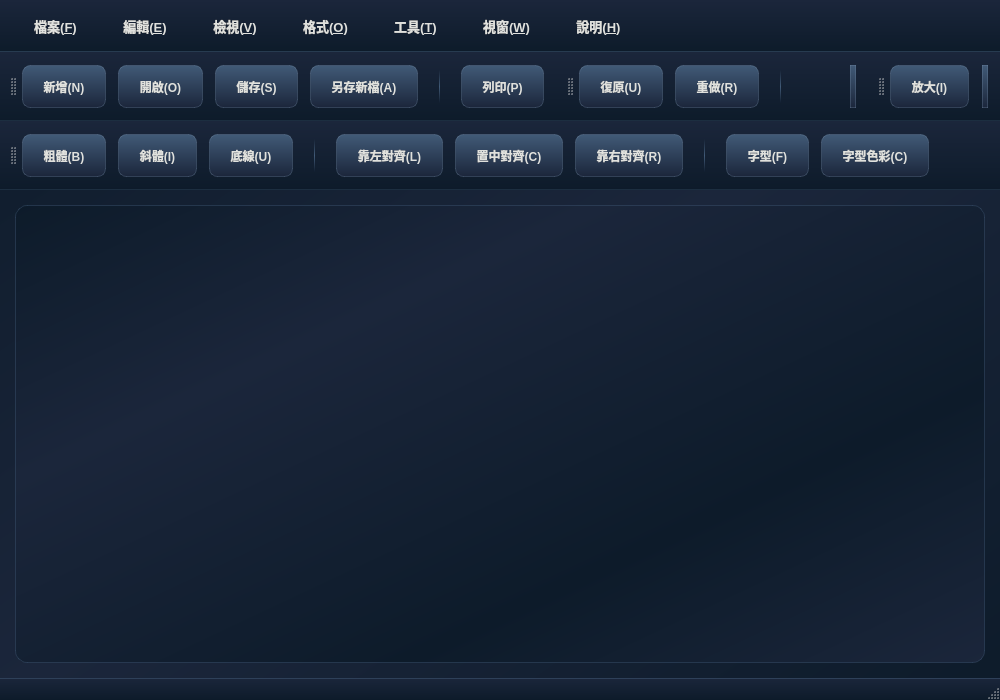
<?xml version="1.0" encoding="UTF-8"?>
<ui version="4.0">
 <class>MainWindow</class>
 <widget class="QMainWindow" name="MainWindow">
  <property name="geometry">
   <rect>
    <x>0</x>
    <y>0</y>
    <width>1000</width>
    <height>700</height>
   </rect>
  </property>
  <property name="windowTitle">
   <string>設計視窗 - Design Window</string>
  </property>
  <property name="styleSheet">
   <string notr="true">QMainWindow {
    background: qlineargradient(x1:0, y1:0, x2:1, y2:1, stop:0 #0d1b2a, stop:0.5 #1b263b, stop:1 #0d1b2a);
}

QMenuBar {
    background: qlineargradient(x1:0, y1:0, x2:0, y2:1, stop:0 #1b263b, stop:1 #0d1b2a);
    color: #e0e1dd;
    padding: 6px 8px;
    font-size: 13px;
    font-weight: 500;
    border-bottom: 1px solid rgba(65, 90, 119, 0.5);
}

QMenuBar::item {
    background-color: transparent;
    padding: 8px 16px;
    border-radius: 6px;
    margin: 2px 4px;
}

QMenuBar::item:selected {
    background: qlineargradient(x1:0, y1:0, x2:0, y2:1, stop:0 #415a77, stop:1 #1b263b);
    color: #ffffff;
}

QMenuBar::item:pressed {
    background: qlineargradient(x1:0, y1:0, x2:0, y2:1, stop:0 #778da9, stop:1 #415a77);
}

QMenu {
    background-color: #1b263b;
    color: #e0e1dd;
    border: 1px solid #415a77;
    border-radius: 8px;
    padding: 8px 4px;
}

QMenu::item {
    padding: 10px 35px 10px 25px;
    border-radius: 6px;
    margin: 2px 6px;
}

QMenu::item:selected {
    background: qlineargradient(x1:0, y1:0, x2:1, y2:0, stop:0 #415a77, stop:1 #778da9);
    color: #ffffff;
}

QMenu::separator {
    height: 1px;
    background: qlineargradient(x1:0, y1:0, x2:1, y2:0, stop:0 transparent, stop:0.5 #415a77, stop:1 transparent);
    margin: 8px 15px;
}

QMenu::indicator {
    width: 18px;
    height: 18px;
    margin-left: 6px;
}

QToolBar {
    background: qlineargradient(x1:0, y1:0, x2:0, y2:1, stop:0 #1b263b, stop:1 #0d1b2a);
    border: none;
    border-bottom: 1px solid rgba(65, 90, 119, 0.3);
    padding: 8px 10px;
    spacing: 6px;
}

QToolBar::separator {
    width: 1px;
    background: qlineargradient(x1:0, y1:0, x2:0, y2:1, stop:0 transparent, stop:0.5 #415a77, stop:1 transparent);
    margin: 8px 12px;
}

QToolButton {
    background: qlineargradient(x1:0, y1:0, x2:0, y2:1, stop:0 #415a77, stop:1 #1b263b);
    color: #e0e1dd;
    border: 1px solid rgba(119, 141, 169, 0.3);
    border-radius: 8px;
    padding: 10px 16px;
    margin: 3px;
    font-size: 12px;
    font-weight: 500;
}

QToolButton:hover {
    background: qlineargradient(x1:0, y1:0, x2:0, y2:1, stop:0 #778da9, stop:1 #415a77);
    border: 1px solid #778da9;
    color: #ffffff;
}

QToolButton:pressed {
    background: qlineargradient(x1:0, y1:0, x2:0, y2:1, stop:0 #e63946, stop:1 #9d0208);
    border: 1px solid #e63946;
}

QToolButton:checked {
    background: qlineargradient(x1:0, y1:0, x2:0, y2:1, stop:0 #2a9d8f, stop:1 #264653);
    border: 1px solid #2a9d8f;
    color: #ffffff;
}

QStatusBar {
    background: qlineargradient(x1:0, y1:0, x2:0, y2:1, stop:0 #1b263b, stop:1 #0d1b2a);
    color: #778da9;
    padding: 8px 12px;
    font-size: 12px;
    border-top: 1px solid rgba(65, 90, 119, 0.5);
}

QStatusBar::item {
    border: none;
}

QScrollBar:vertical {
    background: #0d1b2a;
    width: 12px;
    border-radius: 6px;
    margin: 0;
}

QScrollBar::handle:vertical {
    background: qlineargradient(x1:0, y1:0, x2:1, y2:0, stop:0 #415a77, stop:1 #778da9);
    border-radius: 6px;
    min-height: 30px;
}

QScrollBar::handle:vertical:hover {
    background: qlineargradient(x1:0, y1:0, x2:1, y2:0, stop:0 #778da9, stop:1 #e0e1dd);
}

QScrollBar::add-line:vertical, QScrollBar::sub-line:vertical {
    height: 0;
}

QScrollBar:horizontal {
    background: #0d1b2a;
    height: 12px;
    border-radius: 6px;
    margin: 0;
}

QScrollBar::handle:horizontal {
    background: qlineargradient(x1:0, y1:0, x2:0, y2:1, stop:0 #415a77, stop:1 #778da9);
    border-radius: 6px;
    min-width: 30px;
}

QScrollBar::handle:horizontal:hover {
    background: qlineargradient(x1:0, y1:0, x2:0, y2:1, stop:0 #778da9, stop:1 #e0e1dd);
}

QScrollBar::add-line:horizontal, QScrollBar::sub-line:horizontal {
    width: 0;
}

QToolTip {
    background-color: #1b263b;
    color: #e0e1dd;
    border: 1px solid #415a77;
    border-radius: 6px;
    padding: 8px 12px;
    font-size: 12px;
}</string>
  </property>
  <widget class="QWidget" name="centralwidget">
   <layout class="QVBoxLayout" name="verticalLayout">
    <property name="leftMargin">
     <number>15</number>
    </property>
    <property name="topMargin">
     <number>15</number>
    </property>
    <property name="rightMargin">
     <number>15</number>
    </property>
    <property name="bottomMargin">
     <number>15</number>
    </property>
    <item>
     <widget class="QFrame" name="contentFrame">
      <property name="styleSheet">
       <string notr="true">QFrame#contentFrame {
    background: qlineargradient(x1:0, y1:0, x2:1, y2:1, stop:0 #0d1b2a, stop:0.3 #1b263b, stop:0.7 #0d1b2a, stop:1 #1b263b);
    border: 1px solid rgba(65, 90, 119, 0.4);
    border-radius: 12px;
}</string>
      </property>
      <property name="frameShape">
       <enum>QFrame::StyledPanel</enum>
      </property>
      <property name="frameShadow">
       <enum>QFrame::Raised</enum>
      </property>
     </widget>
    </item>
   </layout>
  </widget>
  <widget class="QMenuBar" name="menubar">
   <property name="geometry">
    <rect>
     <x>0</x>
     <y>0</y>
     <width>1000</width>
     <height>28</height>
    </rect>
   </property>
   <widget class="QMenu" name="menu_F">
    <property name="title">
     <string>檔案(&amp;F)</string>
    </property>
    <addaction name="actionNew"/>
    <addaction name="actionOpen"/>
    <addaction name="actionClose"/>
    <addaction name="separator"/>
    <addaction name="actionSave"/>
    <addaction name="actionASave"/>
    <addaction name="separator"/>
    <addaction name="actionPrint"/>
    <addaction name="actionPrintPreview"/>
    <addaction name="separator"/>
    <addaction name="actionQuit"/>
   </widget>
   <widget class="QMenu" name="menu_E">
    <property name="title">
     <string>編輯(&amp;E)</string>
    </property>
    <addaction name="actionUndo"/>
    <addaction name="actionRedo"/>
    <addaction name="separator"/>
    <addaction name="actionCuT"/>
    <addaction name="actionCopy"/>
    <addaction name="actionPaste"/>
    <addaction name="actionDelete"/>
    <addaction name="separator"/>
    <addaction name="actionAll"/>
    <addaction name="actionFind"/>
    <addaction name="actionReplace"/>
   </widget>
   <widget class="QMenu" name="menu_V">
    <property name="title">
     <string>檢視(&amp;V)</string>
    </property>
    <addaction name="actionZoomIn"/>
    <addaction name="actionZoomOut"/>
    <addaction name="actionZoomReset"/>
    <addaction name="separator"/>
    <addaction name="actionFullScreen"/>
    <addaction name="separator"/>
    <addaction name="actionShowToolbar"/>
    <addaction name="actionShowStatusbar"/>
   </widget>
   <widget class="QMenu" name="menu_O">
    <property name="title">
     <string>格式(&amp;O)</string>
    </property>
    <addaction name="actionFont"/>
    <addaction name="actionFontColor"/>
    <addaction name="separator"/>
    <addaction name="actionAlignLeft"/>
    <addaction name="actionAlignCenter"/>
    <addaction name="actionAlignRight"/>
    <addaction name="separator"/>
    <addaction name="actionBold"/>
    <addaction name="actionItalic"/>
    <addaction name="actionUnderline"/>
   </widget>
   <widget class="QMenu" name="menu_T">
    <property name="title">
     <string>工具(&amp;T)</string>
    </property>
    <addaction name="actionSettings"/>
    <addaction name="actionPlugins"/>
    <addaction name="separator"/>
    <addaction name="actionLanguage"/>
    <addaction name="actionTheme"/>
   </widget>
   <widget class="QMenu" name="menu_W">
    <property name="title">
     <string>視窗(&amp;W)</string>
    </property>
    <addaction name="actionNewWindow"/>
    <addaction name="actionCloseWindow"/>
    <addaction name="separator"/>
    <addaction name="actionNextWindow"/>
    <addaction name="actionPrevWindow"/>
   </widget>
   <widget class="QMenu" name="menu_H">
    <property name="title">
     <string>說明(&amp;H)</string>
    </property>
    <addaction name="actionHelp"/>
    <addaction name="actionOnlineHelp"/>
    <addaction name="separator"/>
    <addaction name="actionCheckUpdate"/>
    <addaction name="separator"/>
    <addaction name="actionAbout"/>
    <addaction name="actionAboutQt"/>
   </widget>
   <addaction name="menu_F"/>
   <addaction name="menu_E"/>
   <addaction name="menu_V"/>
   <addaction name="menu_O"/>
   <addaction name="menu_T"/>
   <addaction name="menu_W"/>
   <addaction name="menu_H"/>
  </widget>
  <widget class="QStatusBar" name="statusbar"/>
  <widget class="QToolBar" name="toolBarFile">
   <property name="windowTitle">
    <string>檔案工具列</string>
   </property>
   <attribute name="toolBarArea">
    <enum>TopToolBarArea</enum>
   </attribute>
   <attribute name="toolBarBreak">
    <bool>false</bool>
   </attribute>
   <addaction name="actionNew"/>
   <addaction name="actionOpen"/>
   <addaction name="actionSave"/>
   <addaction name="actionASave"/>
   <addaction name="separator"/>
   <addaction name="actionPrint"/>
  </widget>
  <widget class="QToolBar" name="toolBarEdit">
   <property name="windowTitle">
    <string>編輯工具列</string>
   </property>
   <attribute name="toolBarArea">
    <enum>TopToolBarArea</enum>
   </attribute>
   <attribute name="toolBarBreak">
    <bool>false</bool>
   </attribute>
   <addaction name="actionUndo"/>
   <addaction name="actionRedo"/>
   <addaction name="separator"/>
   <addaction name="actionCuT"/>
   <addaction name="actionCopy"/>
   <addaction name="actionPaste"/>
  </widget>
  <widget class="QToolBar" name="toolBarView">
   <property name="windowTitle">
    <string>檢視工具列</string>
   </property>
   <attribute name="toolBarArea">
    <enum>TopToolBarArea</enum>
   </attribute>
   <attribute name="toolBarBreak">
    <bool>false</bool>
   </attribute>
   <addaction name="actionZoomIn"/>
   <addaction name="actionZoomOut"/>
   <addaction name="actionZoomReset"/>
   <addaction name="separator"/>
   <addaction name="actionFullScreen"/>
  </widget>
  <widget class="QToolBar" name="toolBarFormat">
   <property name="windowTitle">
    <string>格式工具列</string>
   </property>
   <attribute name="toolBarArea">
    <enum>TopToolBarArea</enum>
   </attribute>
   <attribute name="toolBarBreak">
    <bool>true</bool>
   </attribute>
   <addaction name="actionBold"/>
   <addaction name="actionItalic"/>
   <addaction name="actionUnderline"/>
   <addaction name="separator"/>
   <addaction name="actionAlignLeft"/>
   <addaction name="actionAlignCenter"/>
   <addaction name="actionAlignRight"/>
   <addaction name="separator"/>
   <addaction name="actionFont"/>
   <addaction name="actionFontColor"/>
  </widget>
  <action name="actionNew">
   <property name="text">
    <string>新增(&amp;N)</string>
   </property>
   <property name="toolTip">
    <string>新增檔案</string>
   </property>
   <property name="shortcut">
    <string>Ctrl+N</string>
   </property>
  </action>
  <action name="actionOpen">
   <property name="text">
    <string>開啟(&amp;O)</string>
   </property>
   <property name="toolTip">
    <string>開啟檔案</string>
   </property>
   <property name="shortcut">
    <string>Ctrl+O</string>
   </property>
  </action>
  <action name="actionClose">
   <property name="text">
    <string>關閉(&amp;C)</string>
   </property>
   <property name="toolTip">
    <string>關閉檔案</string>
   </property>
   <property name="shortcut">
    <string>Ctrl+W</string>
   </property>
  </action>
  <action name="actionSave">
   <property name="text">
    <string>儲存(&amp;S)</string>
   </property>
   <property name="toolTip">
    <string>儲存檔案</string>
   </property>
   <property name="shortcut">
    <string>Ctrl+S</string>
   </property>
  </action>
  <action name="actionASave">
   <property name="text">
    <string>另存新檔(&amp;A)</string>
   </property>
   <property name="toolTip">
    <string>另存新檔</string>
   </property>
   <property name="shortcut">
    <string>Ctrl+Shift+S</string>
   </property>
  </action>
  <action name="actionQuit">
   <property name="text">
    <string>結束(&amp;X)</string>
   </property>
   <property name="toolTip">
    <string>結束程式</string>
   </property>
   <property name="shortcut">
    <string>Ctrl+Q</string>
   </property>
  </action>
  <action name="actionUndo">
   <property name="text">
    <string>復原(&amp;U)</string>
   </property>
   <property name="toolTip">
    <string>復原操作</string>
   </property>
   <property name="shortcut">
    <string>Ctrl+Z</string>
   </property>
  </action>
  <action name="actionRedo">
   <property name="text">
    <string>重做(&amp;R)</string>
   </property>
   <property name="toolTip">
    <string>重做操作</string>
   </property>
   <property name="shortcut">
    <string>Ctrl+Y</string>
   </property>
  </action>
  <action name="actionCuT">
   <property name="text">
    <string>剪下(&amp;T)</string>
   </property>
   <property name="toolTip">
    <string>剪下選取內容</string>
   </property>
   <property name="shortcut">
    <string>Ctrl+X</string>
   </property>
  </action>
  <action name="actionCopy">
   <property name="text">
    <string>複製(&amp;C)</string>
   </property>
   <property name="toolTip">
    <string>複製選取內容</string>
   </property>
   <property name="shortcut">
    <string>Ctrl+C</string>
   </property>
  </action>
  <action name="actionAll">
   <property name="text">
    <string>全選(&amp;A)</string>
   </property>
   <property name="toolTip">
    <string>選取全部</string>
   </property>
   <property name="shortcut">
    <string>Ctrl+A</string>
   </property>
  </action>
  <action name="actionPaste">
   <property name="text">
    <string>貼上(&amp;P)</string>
   </property>
   <property name="toolTip">
    <string>貼上內容</string>
   </property>
   <property name="shortcut">
    <string>Ctrl+V</string>
   </property>
  </action>
  <action name="actionDelete">
   <property name="text">
    <string>刪除(&amp;D)</string>
   </property>
   <property name="toolTip">
    <string>刪除選取內容</string>
   </property>
   <property name="shortcut">
    <string>Del</string>
   </property>
  </action>
  <action name="actionFind">
   <property name="text">
    <string>尋找(&amp;F)</string>
   </property>
   <property name="toolTip">
    <string>尋找文字</string>
   </property>
   <property name="shortcut">
    <string>Ctrl+F</string>
   </property>
  </action>
  <action name="actionReplace">
   <property name="text">
    <string>取代(&amp;H)</string>
   </property>
   <property name="toolTip">
    <string>取代文字</string>
   </property>
   <property name="shortcut">
    <string>Ctrl+H</string>
   </property>
  </action>
  <action name="actionZoomIn">
   <property name="text">
    <string>放大(&amp;I)</string>
   </property>
   <property name="toolTip">
    <string>放大檢視</string>
   </property>
   <property name="shortcut">
    <string>Ctrl+=</string>
   </property>
  </action>
  <action name="actionZoomOut">
   <property name="text">
    <string>縮小(&amp;O)</string>
   </property>
   <property name="toolTip">
    <string>縮小檢視</string>
   </property>
   <property name="shortcut">
    <string>Ctrl+-</string>
   </property>
  </action>
  <action name="actionZoomReset">
   <property name="text">
    <string>重設縮放(&amp;R)</string>
   </property>
   <property name="toolTip">
    <string>重設縮放比例</string>
   </property>
   <property name="shortcut">
    <string>Ctrl+0</string>
   </property>
  </action>
  <action name="actionFullScreen">
   <property name="text">
    <string>全螢幕(&amp;F)</string>
   </property>
   <property name="toolTip">
    <string>切換全螢幕模式</string>
   </property>
   <property name="shortcut">
    <string>F11</string>
   </property>
  </action>
  <action name="actionShowToolbar">
   <property name="checkable">
    <bool>true</bool>
   </property>
   <property name="checked">
    <bool>true</bool>
   </property>
   <property name="text">
    <string>顯示工具列(&amp;T)</string>
   </property>
   <property name="toolTip">
    <string>顯示/隱藏工具列</string>
   </property>
  </action>
  <action name="actionShowStatusbar">
   <property name="checkable">
    <bool>true</bool>
   </property>
   <property name="checked">
    <bool>true</bool>
   </property>
   <property name="text">
    <string>顯示狀態列(&amp;S)</string>
   </property>
   <property name="toolTip">
    <string>顯示/隱藏狀態列</string>
   </property>
  </action>
  <action name="actionFont">
   <property name="text">
    <string>字型(&amp;F)</string>
   </property>
   <property name="toolTip">
    <string>選擇字型</string>
   </property>
  </action>
  <action name="actionFontColor">
   <property name="text">
    <string>字型色彩(&amp;C)</string>
   </property>
   <property name="toolTip">
    <string>選擇字型色彩</string>
   </property>
  </action>
  <action name="actionAlignLeft">
   <property name="text">
    <string>靠左對齊(&amp;L)</string>
   </property>
   <property name="toolTip">
    <string>靠左對齊</string>
   </property>
  </action>
  <action name="actionAlignCenter">
   <property name="text">
    <string>置中對齊(&amp;C)</string>
   </property>
   <property name="toolTip">
    <string>置中對齊</string>
   </property>
  </action>
  <action name="actionAlignRight">
   <property name="text">
    <string>靠右對齊(&amp;R)</string>
   </property>
   <property name="toolTip">
    <string>靠右對齊</string>
   </property>
  </action>
  <action name="actionBold">
   <property name="checkable">
    <bool>true</bool>
   </property>
   <property name="text">
    <string>粗體(&amp;B)</string>
   </property>
   <property name="toolTip">
    <string>切換粗體</string>
   </property>
   <property name="shortcut">
    <string>Ctrl+B</string>
   </property>
  </action>
  <action name="actionItalic">
   <property name="checkable">
    <bool>true</bool>
   </property>
   <property name="text">
    <string>斜體(&amp;I)</string>
   </property>
   <property name="toolTip">
    <string>切換斜體</string>
   </property>
   <property name="shortcut">
    <string>Ctrl+I</string>
   </property>
  </action>
  <action name="actionUnderline">
   <property name="checkable">
    <bool>true</bool>
   </property>
   <property name="text">
    <string>底線(&amp;U)</string>
   </property>
   <property name="toolTip">
    <string>切換底線</string>
   </property>
   <property name="shortcut">
    <string>Ctrl+U</string>
   </property>
  </action>
  <action name="actionSettings">
   <property name="text">
    <string>設定(&amp;S)</string>
   </property>
   <property name="toolTip">
    <string>開啟設定</string>
   </property>
  </action>
  <action name="actionPlugins">
   <property name="text">
    <string>外掛程式(&amp;P)</string>
   </property>
   <property name="toolTip">
    <string>管理外掛程式</string>
   </property>
  </action>
  <action name="actionLanguage">
   <property name="text">
    <string>語言(&amp;L)</string>
   </property>
   <property name="toolTip">
    <string>選擇語言</string>
   </property>
  </action>
  <action name="actionTheme">
   <property name="text">
    <string>主題(&amp;T)</string>
   </property>
   <property name="toolTip">
    <string>選擇主題</string>
   </property>
  </action>
  <action name="actionNewWindow">
   <property name="text">
    <string>新視窗(&amp;N)</string>
   </property>
   <property name="toolTip">
    <string>開啟新視窗</string>
   </property>
  </action>
  <action name="actionCloseWindow">
   <property name="text">
    <string>關閉視窗(&amp;C)</string>
   </property>
   <property name="toolTip">
    <string>關閉目前視窗</string>
   </property>
  </action>
  <action name="actionNextWindow">
   <property name="text">
    <string>下一個視窗(&amp;N)</string>
   </property>
   <property name="toolTip">
    <string>切換到下一個視窗</string>
   </property>
  </action>
  <action name="actionPrevWindow">
   <property name="text">
    <string>上一個視窗(&amp;P)</string>
   </property>
   <property name="toolTip">
    <string>切換到上一個視窗</string>
   </property>
  </action>
  <action name="actionHelp">
   <property name="text">
    <string>說明(&amp;H)</string>
   </property>
   <property name="toolTip">
    <string>開啟說明</string>
   </property>
   <property name="shortcut">
    <string>F1</string>
   </property>
  </action>
  <action name="actionOnlineHelp">
   <property name="text">
    <string>線上說明(&amp;O)</string>
   </property>
   <property name="toolTip">
    <string>開啟線上說明</string>
   </property>
  </action>
  <action name="actionCheckUpdate">
   <property name="text">
    <string>檢查更新(&amp;U)</string>
   </property>
   <property name="toolTip">
    <string>檢查軟體更新</string>
   </property>
  </action>
  <action name="actionAbout">
   <property name="text">
    <string>關於(&amp;A)</string>
   </property>
   <property name="toolTip">
    <string>關於本程式</string>
   </property>
  </action>
  <action name="actionAboutQt">
   <property name="text">
    <string>關於 Qt(&amp;Q)</string>
   </property>
   <property name="toolTip">
    <string>關於 Qt 框架</string>
   </property>
  </action>
  <action name="actionPrint">
   <property name="text">
    <string>列印(&amp;P)</string>
   </property>
   <property name="toolTip">
    <string>列印文件</string>
   </property>
   <property name="shortcut">
    <string>Ctrl+P</string>
   </property>
  </action>
  <action name="actionPrintPreview">
   <property name="text">
    <string>預覽列印(&amp;V)</string>
   </property>
   <property name="toolTip">
    <string>預覽列印</string>
   </property>
  </action>
 </widget>
 <resources/>
 <connections/>
</ui>
